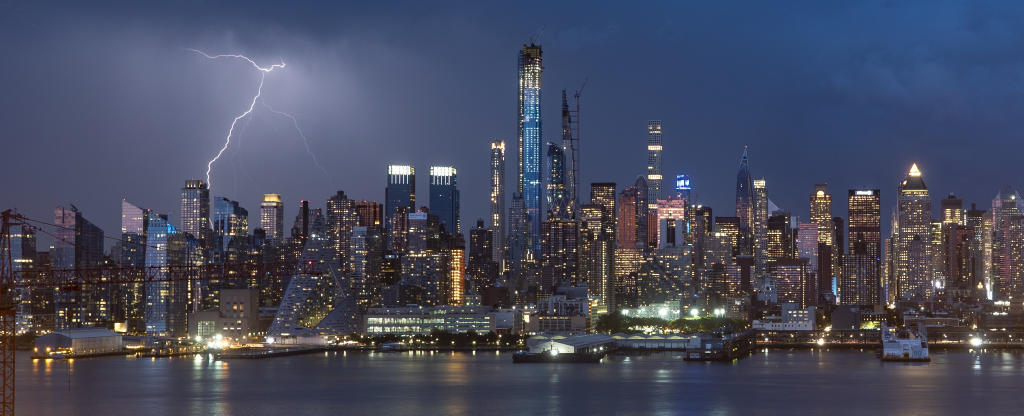
#> input picture Photo1.jpg, 3070 x 1246 px (shown at 1/3 size)
$ jupyter execute 4.2.ipynb
#> lines starting #> are read from the running program, lines starting #| are printed output that depends on the picture; after the words box and inside, x2 and y2 are one past the last pixel; in counts of white or black regions, pixels touching at a corner belong together
[cell 1]
import cv2
import numpy

[cell 2]
pic1=cv2.imread('Photo1.jpg')
#> pic1 is the input picture: shape (1246, 3070, 3); mean B, G, R 94, 74.7, 71

[cell 3]
#Display image 1
cv2.imshow('image',pic1)
cv2.waitKey()
cv2.destroyAllWindows()

[cell 4]
pic1.shape
#> Out = (1246, 3070, 3)

[cell 5]
pic2=cv2.imread('Photo2.jpg')
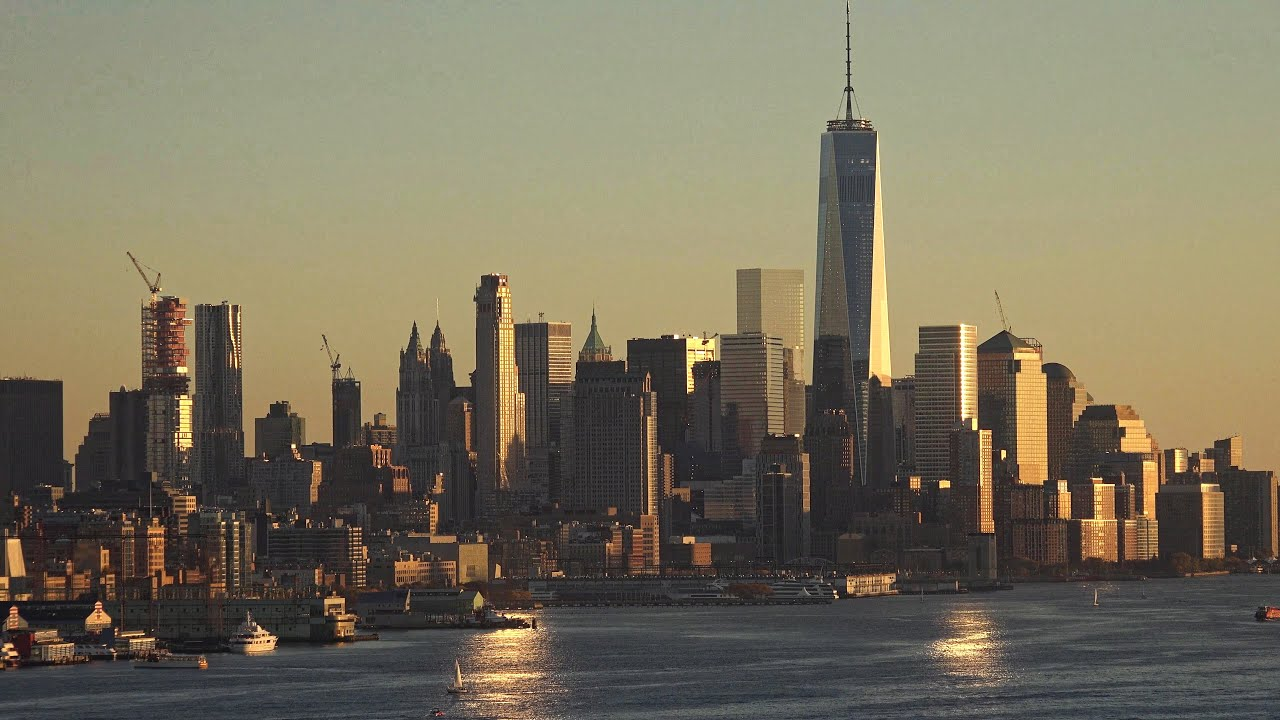
#> input picture Photo2.jpg, 1280 x 720 px
#> pic2 is the input picture: shape (720, 1280, 3); mean B, G, R 94.1, 114.2, 121.1

[cell 6]
#Display image 2
cv2.imshow('image', pic2)
cv2.waitKey()
cv2.destroyAllWindows()

[cell 7]
pic2.shape
#> Out = (720, 1280, 3)

[cell 8]
#Crop and Swap-1
crop1=pic1[50:250,40:250]
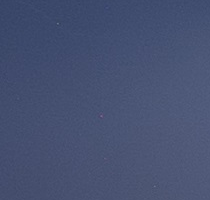
#> crop1: shape (200, 210, 3); mean B, G, R 113.6, 81.2, 70.4
pic2[50:250,40:250]=crop1
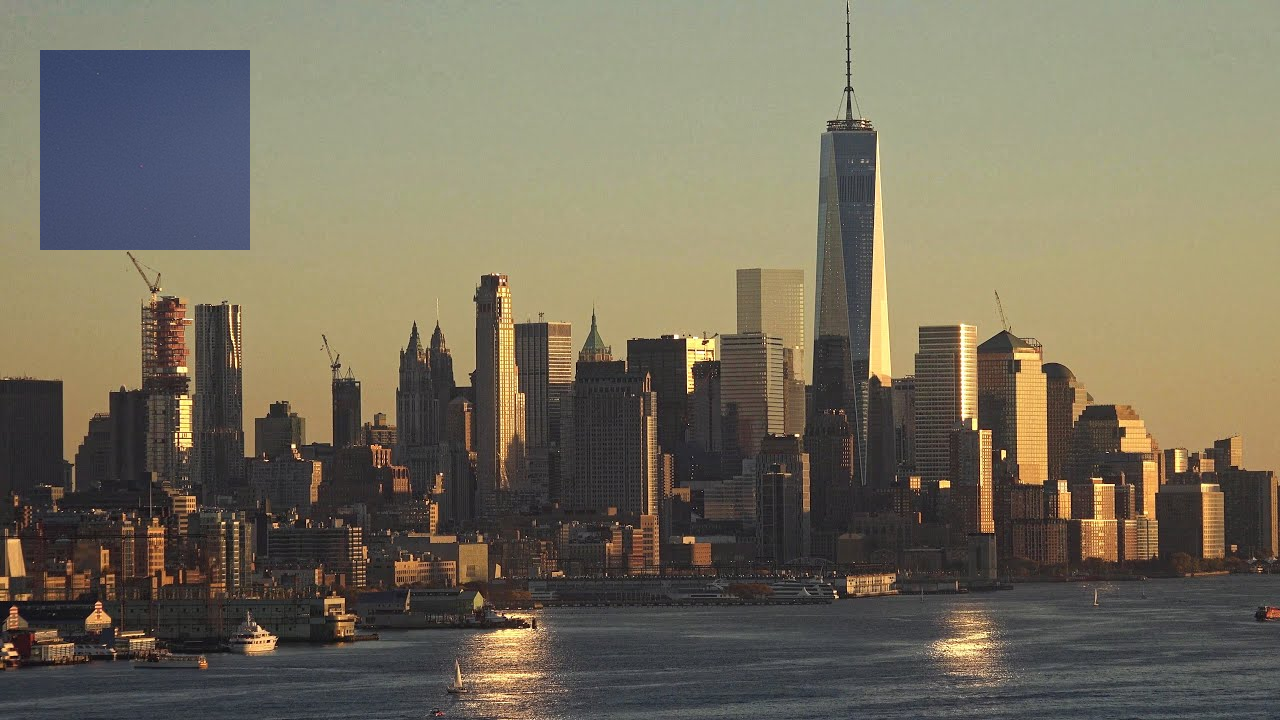
#> pic2: shape (720, 1280, 3); 4.56% of pixels changed, all inside (x1, y1, x2, y2) = (40, 50, 250, 250)
cv2.imshow('swap1',pic2)
cv2.waitKey()
cv2.destroyAllWindows()

[cell 9]
#Crop and Swap-2
pic2=cv2.imread('Photo2.jpg')
crop2=pic2[20:350,20:350]
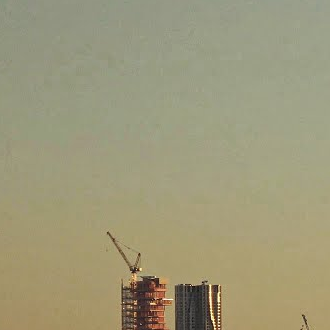
#> crop2: shape (330, 330, 3); mean B, G, R 121.9, 153, 157.5
pic1[20:350,20:350]=crop2
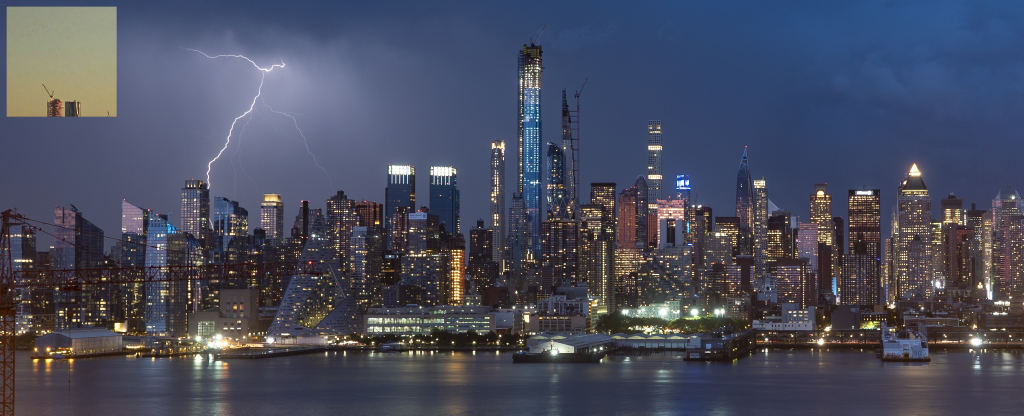
#> pic1: shape (1246, 3070, 3) (shown at 1/3 size); 2.85% of pixels changed, all inside (x1, y1, x2, y2) = (20, 20, 350, 350)
cv2.imshow('swap2',pic1)
cv2.waitKey()
cv2.destroyAllWindows()
